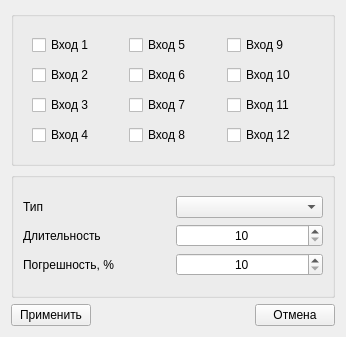
<?xml version="1.0" encoding="UTF-8"?>
<ui version="4.0">
 <class>CSetInput</class>
 <widget class="QWidget" name="CSetInput">
  <property name="geometry">
   <rect>
    <x>0</x>
    <y>0</y>
    <width>346</width>
    <height>337</height>
   </rect>
  </property>
  <property name="windowTitle">
   <string>Настройка входов</string>
  </property>
  <layout class="QVBoxLayout" name="verticalLayout_4">
   <item>
    <widget class="QGroupBox" name="groupBox">
     <property name="title">
      <string/>
     </property>
     <layout class="QGridLayout" name="gridLayout">
      <item row="0" column="0">
       <widget class="QStackedWidget" name="stackedWidget">
        <property name="sizePolicy">
         <sizepolicy hsizetype="Expanding" vsizetype="Expanding">
          <horstretch>0</horstretch>
          <verstretch>0</verstretch>
         </sizepolicy>
        </property>
        <property name="currentIndex">
         <number>1</number>
        </property>
        <widget class="QWidget" name="pageInputPersonal">
         <layout class="QVBoxLayout" name="verticalLayout">
          <item>
           <layout class="QGridLayout" name="gridLayout_2">
            <property name="spacing">
             <number>10</number>
            </property>
            <item row="0" column="0">
             <widget class="QLabel" name="lblInput">
              <property name="text">
               <string>Номер входа</string>
              </property>
             </widget>
            </item>
            <item row="0" column="1">
             <widget class="QSpinBox" name="spinBoxInputSingle">
              <property name="sizePolicy">
               <sizepolicy hsizetype="Ignored" vsizetype="Fixed">
                <horstretch>0</horstretch>
                <verstretch>0</verstretch>
               </sizepolicy>
              </property>
              <property name="alignment">
               <set>Qt::AlignCenter</set>
              </property>
              <property name="maximum">
               <number>7</number>
              </property>
             </widget>
            </item>
           </layout>
          </item>
          <item>
           <spacer name="verticalSpacer">
            <property name="orientation">
             <enum>Qt::Vertical</enum>
            </property>
            <property name="sizeType">
             <enum>QSizePolicy::Expanding</enum>
            </property>
            <property name="sizeHint" stdset="0">
             <size>
              <width>20</width>
              <height>40</height>
             </size>
            </property>
           </spacer>
          </item>
         </layout>
        </widget>
        <widget class="QWidget" name="pageInputGroup">
         <layout class="QVBoxLayout" name="verticalLayout_2">
          <item>
           <layout class="QGridLayout" name="gridLayout_3">
            <property name="spacing">
             <number>10</number>
            </property>
            <item row="2" column="0">
             <widget class="QCheckBox" name="checkBoxInput_3">
              <property name="text">
               <string>Вход 3</string>
              </property>
             </widget>
            </item>
            <item row="0" column="1">
             <widget class="QCheckBox" name="checkBoxInput_5">
              <property name="text">
               <string>Вход 5</string>
              </property>
             </widget>
            </item>
            <item row="1" column="0">
             <widget class="QCheckBox" name="checkBoxInput_2">
              <property name="text">
               <string>Вход 2</string>
              </property>
             </widget>
            </item>
            <item row="1" column="1">
             <widget class="QCheckBox" name="checkBoxInput_6">
              <property name="text">
               <string>Вход 6</string>
              </property>
             </widget>
            </item>
            <item row="2" column="1">
             <widget class="QCheckBox" name="checkBoxInput_7">
              <property name="text">
               <string>Вход 7</string>
              </property>
             </widget>
            </item>
            <item row="3" column="0">
             <widget class="QCheckBox" name="checkBoxInput_4">
              <property name="text">
               <string>Вход 4</string>
              </property>
             </widget>
            </item>
            <item row="0" column="0">
             <widget class="QCheckBox" name="checkBoxInput_1">
              <property name="text">
               <string>Вход 1</string>
              </property>
             </widget>
            </item>
            <item row="3" column="1">
             <widget class="QCheckBox" name="checkBoxInput_8">
              <property name="text">
               <string>Вход 8</string>
              </property>
             </widget>
            </item>
            <item row="0" column="2">
             <widget class="QCheckBox" name="checkBoxInput_9">
              <property name="text">
               <string>Вход 9</string>
              </property>
             </widget>
            </item>
            <item row="1" column="2">
             <widget class="QCheckBox" name="checkBoxInput_10">
              <property name="text">
               <string>Вход 10</string>
              </property>
             </widget>
            </item>
            <item row="2" column="2">
             <widget class="QCheckBox" name="checkBoxInput_11">
              <property name="text">
               <string>Вход 11</string>
              </property>
             </widget>
            </item>
            <item row="3" column="2">
             <widget class="QCheckBox" name="checkBoxInput_12">
              <property name="text">
               <string>Вход 12</string>
              </property>
             </widget>
            </item>
           </layout>
          </item>
         </layout>
        </widget>
       </widget>
      </item>
     </layout>
    </widget>
   </item>
   <item>
    <widget class="QGroupBox" name="groupBox_2">
     <property name="sizePolicy">
      <sizepolicy hsizetype="Expanding" vsizetype="Expanding">
       <horstretch>0</horstretch>
       <verstretch>0</verstretch>
      </sizepolicy>
     </property>
     <property name="title">
      <string/>
     </property>
     <layout class="QVBoxLayout" name="verticalLayout_3">
      <item>
       <layout class="QGridLayout" name="gridLayout_4">
        <item row="1" column="0">
         <widget class="QLabel" name="lblDuration">
          <property name="text">
           <string>Длительность</string>
          </property>
          <property name="scaledContents">
           <bool>true</bool>
          </property>
         </widget>
        </item>
        <item row="0" column="1">
         <widget class="QComboBox" name="comboBoxInputType">
          <property name="sizePolicy">
           <sizepolicy hsizetype="Ignored" vsizetype="Fixed">
            <horstretch>0</horstretch>
            <verstretch>0</verstretch>
           </sizepolicy>
          </property>
         </widget>
        </item>
        <item row="2" column="1">
         <widget class="QSpinBox" name="spinBoxFaultInput">
          <property name="sizePolicy">
           <sizepolicy hsizetype="Ignored" vsizetype="Fixed">
            <horstretch>0</horstretch>
            <verstretch>0</verstretch>
           </sizepolicy>
          </property>
          <property name="alignment">
           <set>Qt::AlignCenter</set>
          </property>
          <property name="minimum">
           <number>10</number>
          </property>
          <property name="maximum">
           <number>50</number>
          </property>
          <property name="singleStep">
           <number>10</number>
          </property>
         </widget>
        </item>
        <item row="1" column="1">
         <widget class="QSpinBox" name="spinBoxDuration">
          <property name="sizePolicy">
           <sizepolicy hsizetype="Ignored" vsizetype="Fixed">
            <horstretch>0</horstretch>
            <verstretch>0</verstretch>
           </sizepolicy>
          </property>
          <property name="alignment">
           <set>Qt::AlignCenter</set>
          </property>
          <property name="minimum">
           <number>10</number>
          </property>
          <property name="maximum">
           <number>100</number>
          </property>
          <property name="singleStep">
           <number>10</number>
          </property>
         </widget>
        </item>
        <item row="2" column="0">
         <widget class="QLabel" name="lblTextFault">
          <property name="text">
           <string>Погрешность, %</string>
          </property>
          <property name="scaledContents">
           <bool>true</bool>
          </property>
         </widget>
        </item>
        <item row="0" column="0">
         <widget class="QLabel" name="label_9">
          <property name="text">
           <string>Тип</string>
          </property>
         </widget>
        </item>
       </layout>
      </item>
     </layout>
    </widget>
   </item>
   <item>
    <layout class="QHBoxLayout" name="horizontalLayout">
     <item>
      <widget class="QPushButton" name="pushButtonApply">
       <property name="text">
        <string>Применить</string>
       </property>
      </widget>
     </item>
     <item>
      <spacer name="horizontalSpacer">
       <property name="orientation">
        <enum>Qt::Horizontal</enum>
       </property>
       <property name="sizeHint" stdset="0">
        <size>
         <width>48</width>
         <height>20</height>
        </size>
       </property>
      </spacer>
     </item>
     <item>
      <widget class="QPushButton" name="pushButtonCancel">
       <property name="text">
        <string>Отмена</string>
       </property>
      </widget>
     </item>
    </layout>
   </item>
  </layout>
 </widget>
 <resources/>
 <connections/>
</ui>
